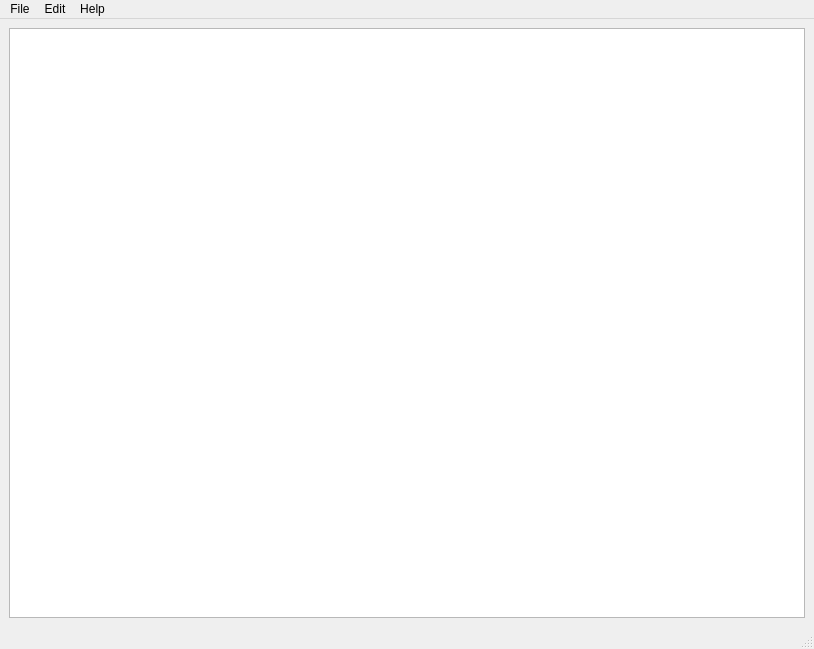
<?xml version="1.0" encoding="UTF-8"?>
<ui version="4.0">
 <class>shertext</class>
 <widget class="QMainWindow" name="shertext">
  <property name="geometry">
   <rect>
    <x>0</x>
    <y>0</y>
    <width>814</width>
    <height>649</height>
   </rect>
  </property>
  <property name="windowTitle">
   <string>SherText</string>
  </property>
  <property name="windowIcon">
   <iconset resource="Resource.qrc">
    <normaloff>:/rec/icons/SherTextpplogo.png</normaloff>:/rec/icons/SherTextpplogo.png</iconset>
  </property>
  <widget class="QWidget" name="centralwidget">
   <layout class="QHBoxLayout" name="horizontalLayout">
    <item>
     <widget class="QTextEdit" name="textEdit"/>
    </item>
   </layout>
  </widget>
  <widget class="QMenuBar" name="menubar">
   <property name="geometry">
    <rect>
     <x>0</x>
     <y>0</y>
     <width>814</width>
     <height>21</height>
    </rect>
   </property>
   <widget class="QMenu" name="menuFile">
    <property name="title">
     <string>File</string>
    </property>
    <addaction name="actionNew"/>
    <addaction name="actionOpen"/>
    <addaction name="separator"/>
    <addaction name="actionSave"/>
    <addaction name="actionSave_as"/>
    <addaction name="separator"/>
    <addaction name="actionQuit"/>
   </widget>
   <widget class="QMenu" name="menuHelp">
    <property name="title">
     <string>Help</string>
    </property>
    <addaction name="actionAbout_SherText"/>
    <addaction name="actionLicense"/>
    <addaction name="separator"/>
    <addaction name="actionSherText_Github"/>
    <addaction name="actionCristal_icons_Github"/>
   </widget>
   <widget class="QMenu" name="menuEdit">
    <property name="title">
     <string>Edit</string>
    </property>
    <addaction name="actionUndo"/>
    <addaction name="actionRedo"/>
    <addaction name="separator"/>
    <addaction name="actionCut"/>
    <addaction name="actionCopy"/>
    <addaction name="actionPaste"/>
    <addaction name="separator"/>
    <addaction name="actionSettings"/>
   </widget>
   <addaction name="menuFile"/>
   <addaction name="menuEdit"/>
   <addaction name="menuHelp"/>
  </widget>
  <widget class="QStatusBar" name="statusbar"/>
  <action name="actionNew">
   <property name="icon">
    <iconset resource="Resource.qrc">
     <normaloff>:/rec/icons/new.png</normaloff>:/rec/icons/new.png</iconset>
   </property>
   <property name="text">
    <string>New</string>
   </property>
   <property name="shortcut">
    <string>Ctrl+N</string>
   </property>
  </action>
  <action name="actionOpen">
   <property name="icon">
    <iconset resource="Resource.qrc">
     <normaloff>:/rec/icons/open.png</normaloff>:/rec/icons/open.png</iconset>
   </property>
   <property name="text">
    <string>Open</string>
   </property>
   <property name="shortcut">
    <string>Ctrl+O</string>
   </property>
  </action>
  <action name="actionSave">
   <property name="icon">
    <iconset resource="Resource.qrc">
     <normaloff>:/rec/icons/save.png</normaloff>:/rec/icons/save.png</iconset>
   </property>
   <property name="text">
    <string>Save</string>
   </property>
   <property name="shortcut">
    <string>Ctrl+S</string>
   </property>
  </action>
  <action name="actionAbout_SherText">
   <property name="icon">
    <iconset resource="Resource.qrc">
     <normaloff>:/rec/icons/about.png</normaloff>:/rec/icons/about.png</iconset>
   </property>
   <property name="text">
    <string>About SherText++</string>
   </property>
   <property name="shortcut">
    <string>Meta+Ctrl+Shift+A</string>
   </property>
  </action>
  <action name="actionSave_as">
   <property name="icon">
    <iconset resource="Resource.qrc">
     <normaloff>:/rec/icons/save-as.png</normaloff>:/rec/icons/save-as.png</iconset>
   </property>
   <property name="text">
    <string>Save as</string>
   </property>
   <property name="shortcut">
    <string>Ctrl+Shift+S</string>
   </property>
  </action>
  <action name="actionCut">
   <property name="icon">
    <iconset resource="Resource.qrc">
     <normaloff>:/rec/icons/cut.png</normaloff>:/rec/icons/cut.png</iconset>
   </property>
   <property name="text">
    <string>Cut</string>
   </property>
   <property name="shortcut">
    <string>Ctrl+X</string>
   </property>
  </action>
  <action name="actionCopy">
   <property name="icon">
    <iconset resource="Resource.qrc">
     <normaloff>:/rec/icons/copy.png</normaloff>:/rec/icons/copy.png</iconset>
   </property>
   <property name="text">
    <string>Copy</string>
   </property>
   <property name="shortcut">
    <string>Ctrl+C</string>
   </property>
  </action>
  <action name="actionUndo">
   <property name="icon">
    <iconset resource="Resource.qrc">
     <normaloff>:/rec/icons/undo.png</normaloff>:/rec/icons/undo.png</iconset>
   </property>
   <property name="text">
    <string>Undo</string>
   </property>
   <property name="shortcut">
    <string>Ctrl+Z</string>
   </property>
  </action>
  <action name="actionRedo">
   <property name="icon">
    <iconset resource="Resource.qrc">
     <normaloff>:/rec/icons/redo.png</normaloff>:/rec/icons/redo.png</iconset>
   </property>
   <property name="text">
    <string>Redo</string>
   </property>
   <property name="shortcut">
    <string>Ctrl+Y</string>
   </property>
  </action>
  <action name="actionPaste">
   <property name="icon">
    <iconset resource="Resource.qrc">
     <normaloff>:/rec/icons/paste.png</normaloff>:/rec/icons/paste.png</iconset>
   </property>
   <property name="text">
    <string>Paste</string>
   </property>
   <property name="shortcut">
    <string>Ctrl+V</string>
   </property>
  </action>
  <action name="actionLicense">
   <property name="text">
    <string>License</string>
   </property>
  </action>
  <action name="actionSherText_Github">
   <property name="text">
    <string>SherText++ Github</string>
   </property>
  </action>
  <action name="actionCristal_icons_Github">
   <property name="text">
    <string>Crystal icons Github</string>
   </property>
  </action>
  <action name="actionQuit">
   <property name="icon">
    <iconset resource="Resource.qrc">
     <normaloff>:/rec/icons/system-shutdown.png</normaloff>:/rec/icons/system-shutdown.png</iconset>
   </property>
   <property name="text">
    <string>Quit</string>
   </property>
  </action>
  <action name="actionSettings">
   <property name="icon">
    <iconset resource="Resource.qrc">
     <normaloff>:/rec/icons/galternatives.png</normaloff>:/rec/icons/galternatives.png</iconset>
   </property>
   <property name="text">
    <string>Settings</string>
   </property>
  </action>
 </widget>
 <resources>
  <include location="Resource.qrc"/>
 </resources>
 <connections/>
</ui>
